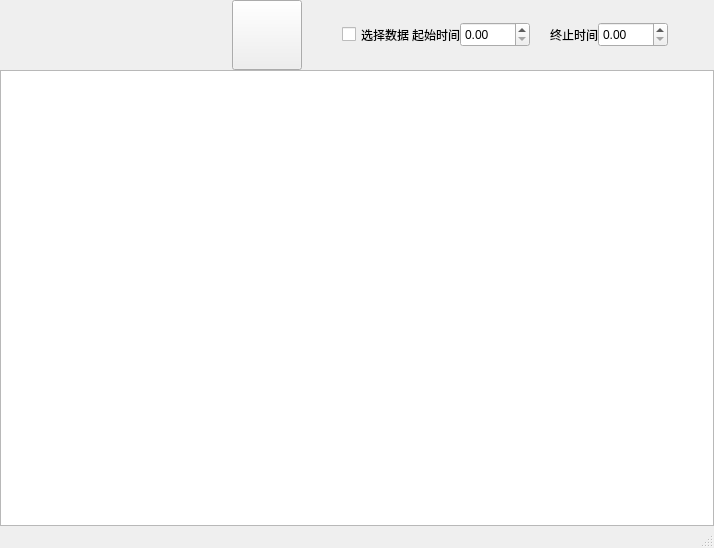
<?xml version="1.0" encoding="UTF-8"?>
<ui version="4.0">
 <class>Read_Tdms</class>
 <widget class="QMainWindow" name="Read_Tdms">
  <property name="geometry">
   <rect>
    <x>0</x>
    <y>0</y>
    <width>714</width>
    <height>548</height>
   </rect>
  </property>
  <property name="windowTitle">
   <string>EasyTDMS</string>
  </property>
  <property name="windowIcon">
   <iconset resource="images.qrc">
    <normaloff>:/img/ui.ico</normaloff>:/img/ui.ico</iconset>
  </property>
  <property name="styleSheet">
   <string notr="true"/>
  </property>
  <widget class="QWidget" name="centralwidget">
   <property name="styleSheet">
    <string notr="true"/>
   </property>
   <layout class="QVBoxLayout" name="verticalLayout_2">
    <property name="spacing">
     <number>0</number>
    </property>
    <property name="leftMargin">
     <number>0</number>
    </property>
    <property name="topMargin">
     <number>0</number>
    </property>
    <property name="rightMargin">
     <number>0</number>
    </property>
    <property name="bottomMargin">
     <number>0</number>
    </property>
    <item>
     <layout class="QHBoxLayout" name="horizontalLayout_tdms">
      <item>
       <spacer name="horizontalSpacer_3">
        <property name="orientation">
         <enum>Qt::Horizontal</enum>
        </property>
        <property name="sizeHint" stdset="0">
         <size>
          <width>80</width>
          <height>20</height>
         </size>
        </property>
       </spacer>
      </item>
      <item>
       <widget class="QPushButton" name="openfile">
        <property name="minimumSize">
         <size>
          <width>70</width>
          <height>70</height>
         </size>
        </property>
        <property name="maximumSize">
         <size>
          <width>70</width>
          <height>70</height>
         </size>
        </property>
        <property name="styleSheet">
         <string notr="true">QPushButton

{ image: url(:/img/img18.ico);
	
	border:none;
	background-color: rgba(230, 126, 34,0);
	

	
}
QPushButton:hover, QPushButton:pressed , QPushButton:checked
{
	image: url(:/img/img17.ico);
	
	border:none;
	background-color: rgba(230, 126, 34,0);
	
}</string>
        </property>
        <property name="text">
         <string/>
        </property>
       </widget>
      </item>
      <item>
       <spacer name="horizontalSpacer_2">
        <property name="orientation">
         <enum>Qt::Horizontal</enum>
        </property>
        <property name="sizeType">
         <enum>QSizePolicy::Fixed</enum>
        </property>
        <property name="sizeHint" stdset="0">
         <size>
          <width>20</width>
          <height>20</height>
         </size>
        </property>
       </spacer>
      </item>
      <item>
       <widget class="QPushButton" name="plotdata">
        <property name="minimumSize">
         <size>
          <width>70</width>
          <height>70</height>
         </size>
        </property>
        <property name="maximumSize">
         <size>
          <width>70</width>
          <height>70</height>
         </size>
        </property>
        <property name="styleSheet">
         <string notr="true">QPushButton


{ image: url(:/img/img43.ico);
	border:none;
	
	background-color: rgba(230, 126, 34,0);
	

	
}
QPushButton:hover, QPushButton:pressed , QPushButton:checked
{
	image: url(:/img/img43s.ico);
	
	border:none;
	background-color: rgba(230, 126, 34,0);
	
}</string>
        </property>
        <property name="text">
         <string/>
        </property>
       </widget>
      </item>
      <item>
       <spacer name="horizontalSpacer_5">
        <property name="orientation">
         <enum>Qt::Horizontal</enum>
        </property>
        <property name="sizeType">
         <enum>QSizePolicy::Minimum</enum>
        </property>
        <property name="sizeHint" stdset="0">
         <size>
          <width>20</width>
          <height>20</height>
         </size>
        </property>
       </spacer>
      </item>
      <item>
       <widget class="QPushButton" name="savedata">
        <property name="minimumSize">
         <size>
          <width>70</width>
          <height>70</height>
         </size>
        </property>
        <property name="maximumSize">
         <size>
          <width>70</width>
          <height>70</height>
         </size>
        </property>
        <property name="styleSheet">
         <string notr="true">QPushButton


{ image: url(:/img/img45.ico);
	border:none;
	
	background-color: rgba(230, 126, 34,0);
	

	
}
QPushButton:hover, QPushButton:pressed , QPushButton:checked
{
	image: url(:/img/img45s.ico);
	
	border:none;
	background-color: rgba(230, 126, 34,0);
	
}url(:/img/img45s.ico)</string>
        </property>
        <property name="text">
         <string/>
        </property>
       </widget>
      </item>
      <item>
       <spacer name="horizontalSpacer_7">
        <property name="orientation">
         <enum>Qt::Horizontal</enum>
        </property>
        <property name="sizeType">
         <enum>QSizePolicy::Fixed</enum>
        </property>
        <property name="sizeHint" stdset="0">
         <size>
          <width>40</width>
          <height>20</height>
         </size>
        </property>
       </spacer>
      </item>
      <item>
       <widget class="QCheckBox" name="checkBox_5_tdms">
        <property name="minimumSize">
         <size>
          <width>70</width>
          <height>25</height>
         </size>
        </property>
        <property name="maximumSize">
         <size>
          <width>70</width>
          <height>25</height>
         </size>
        </property>
        <property name="text">
         <string>选择数据</string>
        </property>
       </widget>
      </item>
      <item>
       <widget class="QLabel" name="label">
        <property name="text">
         <string>起始时间</string>
        </property>
       </widget>
      </item>
      <item>
       <widget class="QDoubleSpinBox" name="doubleSpinBox_8_tdms">
        <property name="minimumSize">
         <size>
          <width>70</width>
          <height>25</height>
         </size>
        </property>
        <property name="maximumSize">
         <size>
          <width>70</width>
          <height>25</height>
         </size>
        </property>
        <property name="maximum">
         <double>99999999999999991611392.000000000000000</double>
        </property>
       </widget>
      </item>
      <item>
       <spacer name="horizontalSpacer_9">
        <property name="orientation">
         <enum>Qt::Horizontal</enum>
        </property>
        <property name="sizeType">
         <enum>QSizePolicy::Fixed</enum>
        </property>
        <property name="sizeHint" stdset="0">
         <size>
          <width>20</width>
          <height>20</height>
         </size>
        </property>
       </spacer>
      </item>
      <item>
       <widget class="QLabel" name="label_2">
        <property name="text">
         <string>终止时间</string>
        </property>
       </widget>
      </item>
      <item>
       <widget class="QDoubleSpinBox" name="doubleSpinBox_9_tdms">
        <property name="minimumSize">
         <size>
          <width>70</width>
          <height>25</height>
         </size>
        </property>
        <property name="maximumSize">
         <size>
          <width>70</width>
          <height>25</height>
         </size>
        </property>
        <property name="maximum">
         <double>100000000000000000000.000000000000000</double>
        </property>
       </widget>
      </item>
      <item>
       <spacer name="horizontalSpacer_8">
        <property name="orientation">
         <enum>Qt::Horizontal</enum>
        </property>
        <property name="sizeHint" stdset="0">
         <size>
          <width>40</width>
          <height>20</height>
         </size>
        </property>
       </spacer>
      </item>
      <item>
       <spacer name="horizontalSpacer_6">
        <property name="orientation">
         <enum>Qt::Horizontal</enum>
        </property>
        <property name="sizeHint" stdset="0">
         <size>
          <width>40</width>
          <height>20</height>
         </size>
        </property>
       </spacer>
      </item>
      <item>
       <spacer name="horizontalSpacer_4">
        <property name="orientation">
         <enum>Qt::Horizontal</enum>
        </property>
        <property name="sizeHint" stdset="0">
         <size>
          <width>40</width>
          <height>20</height>
         </size>
        </property>
       </spacer>
      </item>
      <item>
       <spacer name="horizontalSpacer">
        <property name="orientation">
         <enum>Qt::Horizontal</enum>
        </property>
        <property name="sizeHint" stdset="0">
         <size>
          <width>40</width>
          <height>20</height>
         </size>
        </property>
       </spacer>
      </item>
     </layout>
    </item>
    <item>
     <layout class="QVBoxLayout" name="verticalLayout_tdms">
      <item>
       <widget class="QListWidget" name="listWidget"/>
      </item>
     </layout>
    </item>
   </layout>
  </widget>
  <widget class="QStatusBar" name="statusbar"/>
 </widget>
 <resources>
  <include location="images.qrc"/>
 </resources>
 <connections/>
</ui>
